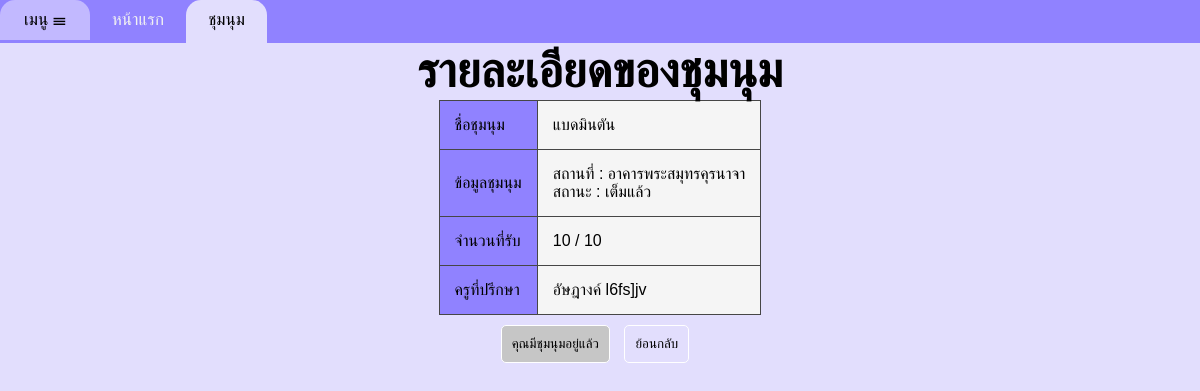
Page /wsk/detail.php?id=00003 (signed in) on the committed database.
### tables this page shows
CREATE TABLE `teacher` (
  `tcuid` varchar(5) NOT NULL,
  `tcnametitle` varchar(10) NOT NULL,
  `tcname` varchar(100) NOT NULL,
  `tctel` varchar(10) NOT NULL,
  `tcemail` varchar(100) NOT NULL,
  `tcpassword` varchar(100) NOT NULL,
  `tcuserlevel` varchar(10) NOT NULL,
  `gid` varchar(5) NOT NULL
);

CREATE TABLE `grouptable` (
  `gid` varchar(5) NOT NULL,
  `gname` varchar(100) NOT NULL,
  `gtotal` int(11) NOT NULL,
  `gamount` int(11) NOT NULL,
  `gplace` varchar(100) NOT NULL
);

### wsk/detail.php (the view, shortened to what this page needs)
<?php
include('./server/server.php');
$id = $_GET['id'];
$sql = "SELECT * FROM grouptable,teacher WHERE grouptable.gid='$id' AND teacher.gid='$id'";
$query = mysqli_query($conn, $sql);
$row = mysqli_fetch_assoc($query);
  $uid = $_SESSION['uid'];
  $check = "SELECT * FROM selectevent WHERE stuid='$uid'";
  $query = mysqli_query($conn, $check);
  $result = mysqli_fetch_array($query);
$amount = $row['gamount'];
$total = $row['gtotal'];
$stuid = $result['stuid'];
if ($row['gamount'] != $row['gtotal']) {
  $status = 'สามารถสมัครได้';
} else {
  $status = 'เต็มแล้ว';
}
?>
<!DOCTYPE html>
<html lang="en">
<head>
  <link rel="stylesheet" href="./css/detail.css">
</head>
<body>
  <nav class="nav">
    <div class="nav2">
      <div class="opennav">
        <a style="cursor:pointer" onclick="openNav()">เมนู &#9776;</a>
      </div>
      <div class="nav2" id="nav_2">
        <a href="index.php">หน้าแรก</a>
        <a href="#" class="active">ชุมนุม</a>
      </div>
    </div>
  </nav>
  <div class="header">
    <h1>รายละเอียดของชุมนุม</h1>
  </div>
  <div class="content">
    <div class="content">
      <center>
        <table>
          <?php do { ?>
            <tr>
              <td class="lefttop">ชื่อชุมนุม</td>
              <td class="data"><?php echo $row['gname'] ?></td>
            </tr>
            <tr>
              <td background="#9082ff">ข้อมูลชุมนุม</td>
              <td class="data">
                <p>สถานที่ : <?php echo $row['gplace'] ?></p>
                <p>สถานะ : <?php echo $status ?>
                </p>
              </td>
            </tr>
            <tr>
              <td>จำนวนที่รับ</td>
              <td class="data"><?php echo $row['gamount'] ?> / <?php echo $row['gtotal'] ?></td>
            </tr>
            <td>ครูที่ปรึกษา</td>
            <td class="data"><?php do { ?><?php echo $row['tcname']; ?><br><?php } while ($row = mysqli_fetch_assoc($query)); ?></td>
          <?php } while ($row = mysqli_fetch_assoc($query)); ?>
        </table>
        <?php if($stuid == $uid){ ?>
            <button class="full" type="button">คุณมีชุมนุมอยู่แล้ว</button>
            <a href="index.php">
              <button class="btn">ย้อนกลับ</button>
            </a>
        <?php } ?>
      </center>
    </div>
</body>
</html>

### wsk/css/detail.css (style rules this page uses)
* { margin: 0; padding: 0; }
* { margin: 0; padding: 0; font-family: 'Kanit', sans-serif; }
body { background: #e2defd; }
.header { font-size: 1.2rem; color: #000000; text-align: center; }
.nav { background: #9082ff; }
.nav2 { text-align: end; overflow: hidden; transition: 0.5s; }
.nav2 a { padding-left: 2%; padding-right: 2%; float: left; color: #f2f2f2; text-decoration: none; font-size: 17px; transition: 0.5s; }
.nav2 a.active { border-radius: 15px 15px 0 0; color: #000; background: #e2defd; border-bottom: 3px solid#e2defd; }
a { text-align: end; padding: 10px; text-decoration: none; }
h1 { text-align: center; font-size: 3rem; transition: 0.5s; }
table { border-collapse: collapse; transition: 0.5s; }
td { border: 1px solid #464646; padding: 15px; }
td { background: #9082ff; }
.data { background: #f5f5f5; }
.btn { margin-top: 10px; background: none; padding: 10px; cursor: pointer; border: none; outline: none; transition: 0.5s; border-radius: 5px; border: 1px solid #ffffff; }
th, td { transition: 0.5s; }
.full { margin-top: 10px; background: #c6c6c6; padding: 10px; cursor: pointer; border: none; outline: none; transition: 0.5s; border-radius: 5px; border: 1px solid #ffffff; cursor: text; }

### rows in the picture
teacher: gid.gname "แบดมินตัน", gid.gplace "อาคารพระสมุทรคุรนาจา", gid.gtotal "เต็มแล้ว", gid.gamount "10", gid.gtotal "10", tcname "อัษฎางค์ l6fs]jv"
